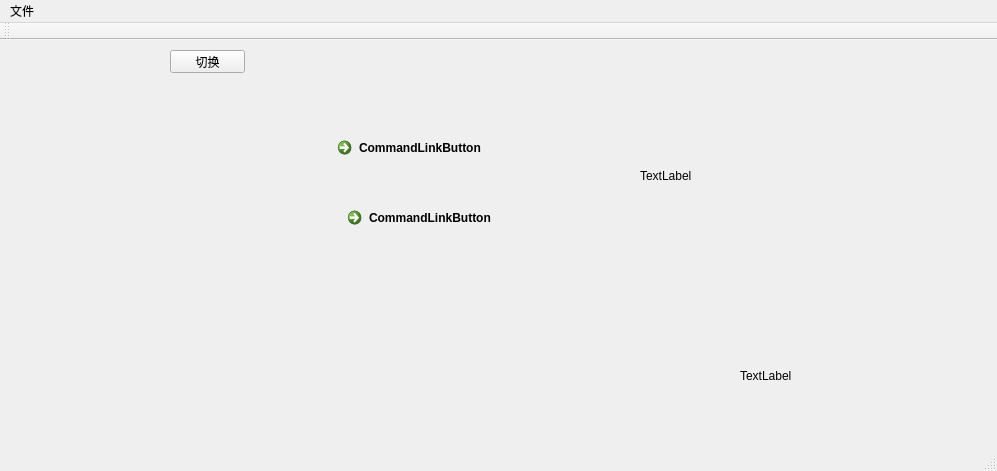
<?xml version="1.0" encoding="UTF-8"?>
<ui version="4.0">
 <class>MainWindow</class>
 <widget class="QMainWindow" name="MainWindow">
  <property name="geometry">
   <rect>
    <x>0</x>
    <y>0</y>
    <width>997</width>
    <height>471</height>
   </rect>
  </property>
  <property name="windowTitle">
   <string>MainWindow</string>
  </property>
  <widget class="QWidget" name="centralWidget">
   <widget class="QStackedWidget" name="stackedWidget">
    <property name="geometry">
     <rect>
      <x>290</x>
      <y>10</y>
      <width>241</width>
      <height>181</height>
     </rect>
    </property>
    <property name="currentIndex">
     <number>3</number>
    </property>
    <widget class="QWidget" name="page">
     <widget class="QPushButton" name="pushButton">
      <property name="geometry">
       <rect>
        <x>70</x>
        <y>40</y>
        <width>75</width>
        <height>23</height>
       </rect>
      </property>
      <property name="text">
       <string>PushButton</string>
      </property>
     </widget>
     <widget class="QPushButton" name="pushButton_2">
      <property name="geometry">
       <rect>
        <x>90</x>
        <y>70</y>
        <width>75</width>
        <height>23</height>
       </rect>
      </property>
      <property name="text">
       <string>PushButton</string>
      </property>
     </widget>
    </widget>
    <widget class="QWidget" name="page_4">
     <widget class="QToolButton" name="toolButton">
      <property name="geometry">
       <rect>
        <x>70</x>
        <y>60</y>
        <width>37</width>
        <height>18</height>
       </rect>
      </property>
      <property name="text">
       <string>...</string>
      </property>
     </widget>
     <widget class="QToolButton" name="toolButton_2">
      <property name="geometry">
       <rect>
        <x>80</x>
        <y>100</y>
        <width>37</width>
        <height>18</height>
       </rect>
      </property>
      <property name="text">
       <string>...</string>
      </property>
     </widget>
    </widget>
    <widget class="QWidget" name="page_2">
     <widget class="QRadioButton" name="radioButton">
      <property name="geometry">
       <rect>
        <x>60</x>
        <y>50</y>
        <width>89</width>
        <height>16</height>
       </rect>
      </property>
      <property name="text">
       <string>RadioButton</string>
      </property>
     </widget>
     <widget class="QRadioButton" name="radioButton_2">
      <property name="geometry">
       <rect>
        <x>70</x>
        <y>110</y>
        <width>89</width>
        <height>16</height>
       </rect>
      </property>
      <property name="text">
       <string>RadioButton</string>
      </property>
     </widget>
    </widget>
    <widget class="QWidget" name="page_3">
     <widget class="QCommandLinkButton" name="commandLinkButton">
      <property name="geometry">
       <rect>
        <x>40</x>
        <y>80</y>
        <width>172</width>
        <height>41</height>
       </rect>
      </property>
      <property name="text">
       <string>CommandLinkButton</string>
      </property>
     </widget>
     <widget class="QCommandLinkButton" name="commandLinkButton_2">
      <property name="geometry">
       <rect>
        <x>50</x>
        <y>150</y>
        <width>172</width>
        <height>41</height>
       </rect>
      </property>
      <property name="text">
       <string>CommandLinkButton</string>
      </property>
     </widget>
    </widget>
   </widget>
   <widget class="QPushButton" name="change">
    <property name="geometry">
     <rect>
      <x>170</x>
      <y>10</y>
      <width>75</width>
      <height>23</height>
     </rect>
    </property>
    <property name="text">
     <string>切换</string>
    </property>
   </widget>
   <widget class="QLabel" name="labelImage">
    <property name="geometry">
     <rect>
      <x>740</x>
      <y>300</y>
      <width>51</width>
      <height>71</height>
     </rect>
    </property>
    <property name="text">
     <string>TextLabel</string>
    </property>
   </widget>
   <widget class="QLabel" name="labelGif">
    <property name="geometry">
     <rect>
      <x>640</x>
      <y>80</y>
      <width>191</width>
      <height>111</height>
     </rect>
    </property>
    <property name="text">
     <string>TextLabel</string>
    </property>
   </widget>
  </widget>
  <widget class="QMenuBar" name="menuBar">
   <property name="geometry">
    <rect>
     <x>0</x>
     <y>0</y>
     <width>997</width>
     <height>23</height>
    </rect>
   </property>
   <widget class="QMenu" name="menu">
    <property name="title">
     <string>文件</string>
    </property>
    <addaction name="actionOpen"/>
    <addaction name="actionSave"/>
   </widget>
   <addaction name="menu"/>
  </widget>
  <widget class="QToolBar" name="mainToolBar">
   <attribute name="toolBarArea">
    <enum>TopToolBarArea</enum>
   </attribute>
   <attribute name="toolBarBreak">
    <bool>false</bool>
   </attribute>
  </widget>
  <widget class="QStatusBar" name="statusBar"/>
  <action name="actionOpen">
   <property name="text">
    <string>open</string>
   </property>
  </action>
  <action name="actionSave">
   <property name="text">
    <string>save</string>
   </property>
  </action>
 </widget>
 <layoutdefault spacing="6" margin="11"/>
 <resources/>
 <connections/>
</ui>
